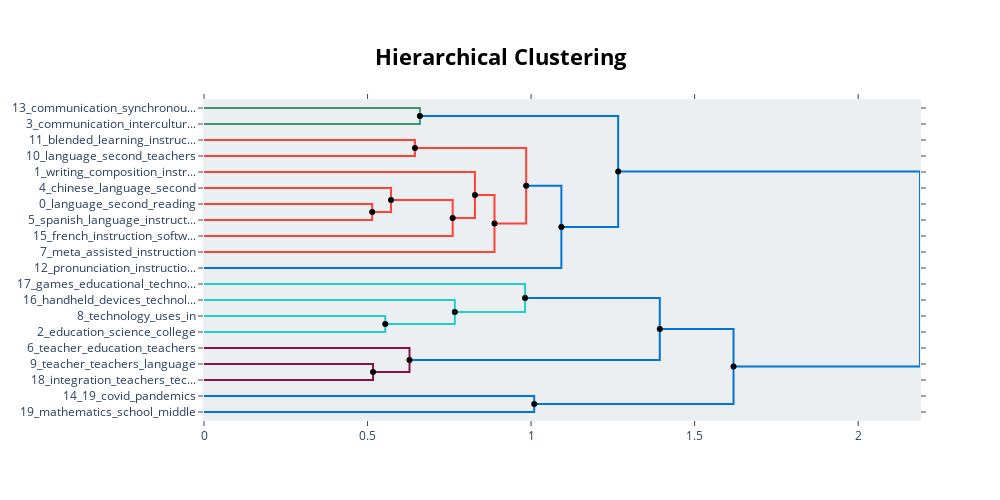

Source (notebook cell):
### Code cell
hierarchical_topics = model.hierarchical_topics(docs)
model.visualize_hierarchy(hierarchical_topics=hierarchical_topics)

### Figure 1 — Plotly figure (JSON) as saved in the notebook; plotly's stock layout.template omitted (floating-point values rounded to 4 significant figures)
{"data": [{"hoverinfo": "text", "marker": {"color": "rgb(61,153,112)"}, "mode": "lines", "text": ["communication_synchronous_mediated_analysis_computer", "", "", "communication_intercultural_cultural_mediated_awareness"], "type": "scatter", "x": [0, 0.6601, 0.6601, 0], "xaxis": "x", "y": [-5, -5, -15, -15], "yaxis": "y"}, {"hoverinfo": "text", "marker": {"color": "rgb(255,65,54)"}, "mode": "lines", "text": ["language_second_reading_tests_english", "", "", "spanish_language_instruction_second_students"], "type": "scatter", "x": [0, 0.6449, 0.6449, 0], "xaxis": "x", "y": [-25, -25, -35, -35], "yaxis": "y"}, {"hoverinfo": "text", "marker": {"color": "rgb(255,65,54)"}, "mode": "lines", "text": ["chinese_language_second_learning_mandarin", "", "", "language_second_reading_tests_instruction"], "type": "scatter", "x": [0, 0.5141, 0.5141, 0], "xaxis": "x", "y": [-65, -65, -75, -75], "yaxis": "y"}, {"hoverinfo": "text", "marker": {"color": "rgb(255,65,54)"}, "mode": "lines", "text": ["language_second_instruction_tests_reading", "", "", "french_instruction_software_language_computer"], "type": "scatter", "x": [0, 0.5718, 0.5718, 0.5141], "xaxis": "x", "y": [-55, -55, -70, -70], "yaxis": "y"}, {"hoverinfo": "text", "marker": {"color": "rgb(255,65,54)"}, "mode": "lines", "text": ["writing_composition_instruction_second_language", "", "", "language_second_instruction_tests_learning"], "type": "scatter", "x": [0.5718, 0.7604, 0.7604, 0], "xaxis": "x", "y": [-62.5, -62.5, -85, -85], "yaxis": "y"}, {"hoverinfo": "text", "marker": {"color": "rgb(255,65,54)"}, "mode": "lines", "text": ["language_second_teachers_attitudes_student", "", "", "blended_learning_instructional_students_foreign"], "type": "scatter", "x": [0, 0.8284, 0.8284, 0.7604], "xaxis": "x", "y": [-45, -45, -73.75, -73.75], "yaxis": "y"}, {"hoverinfo": "text", "marker": {"color": "rgb(255,65,54)"}, "mode": "lines", "text": ["language_writing_second_instruction_learning", "", "", "learning_blended_language_second_student"], "type": "scatter", "x": [0.8284, 0.8881, 0.8881, 0], "xaxis": "x", "y": [-59.38, -59.38, -95, -95], "yaxis": "y"}, {"hoverinfo": "text", "marker": {"color": "rgb(255,65,54)"}, "mode": "lines", "text": ["meta_assisted_instruction_computer_educational", "", "", "language_second_writing_instruction_learning"], "type": "scatter", "x": [0.6449, 0.9849, 0.9849, 0.8881], "xaxis": "x", "y": [-30, -30, -77.19, -77.19], "yaxis": "y"}, {"hoverinfo": "text", "marker": {"color": "rgb(0,116,217)"}, "mode": "lines", "text": ["language_second_writing_instruction_learning", "", "", "pronunciation_instruction_second_language_groups"], "type": "scatter", "x": [0.9849, 1.093, 1.093, 0], "xaxis": "x", "y": [-53.59, -53.59, -105, -105], "yaxis": "y"}, {"hoverinfo": "text", "marker": {"color": "rgb(0,116,217)"}, "mode": "lines", "text": ["communication_intercultural_mediated_cultural_language", "", "", "language_second_instruction_writing_learning"], "type": "scatter", "x": [0.6601, 1.266, 1.266, 1.093], "xaxis": "x", "y": [-10, -10, -79.3, -79.3], "yaxis": "y"}, {"hoverinfo": "text", "marker": {"color": "rgb(35,205,205)"}, "mode": "lines", "text": ["mathematics_school_middle_education_problem", "", "", "19_covid_pandemics_closing_education"], "type": "scatter", "x": [0, 0.5542, 0.5542, 0], "xaxis": "x", "y": [-135, -135, -145, -145], "yaxis": "y"}, {"hoverinfo": "text", "marker": {"color": "rgb(35,205,205)"}, "mode": "lines", "text": ["teacher_teachers_language_education_second", "", "", "integration_teachers_technology_teacher_content"], "type": "scatter", "x": [0, 0.7668, 0.7668, 0.5542], "xaxis": "x", "y": [-125, -125, -140, -140], "yaxis": "y"}, {"hoverinfo": "text", "marker": {"color": "rgb(35,205,205)"}, "mode": "lines", "text": ["teacher_education_teachers_technology_school", "", "", "teacher_teachers_technology_pedagogical_content"], "type": "scatter", "x": [0, 0.9816, 0.9816, 0.7668], "xaxis": "x", "y": [-115, -115, -132.5, -132.5], "yaxis": "y"}, {"hoverinfo": "text", "marker": {"color": "rgb(133,20,75)"}, "mode": "lines", "text": ["mathematics_19_covid_pandemics_school", "", "", "teacher_teachers_education_technology_preservice"], "type": "scatter", "x": [0, 0.5168, 0.5168, 0], "xaxis": "x", "y": [-165, -165, -175, -175], "yaxis": "y"}, {"hoverinfo": "text", "marker": {"color": "rgb(133,20,75)"}, "mode": "lines", "text": ["education_science_college_educational_computer", "", "", "technology_uses_in_education_educational"], "type": "scatter", "x": [0, 0.6283, 0.6283, 0.5168], "xaxis": "x", "y": [-155, -155, -170, -170], "yaxis": "y"}, {"hoverinfo": "text", "marker": {"color": "rgb(0,116,217)"}, "mode": "lines", "text": ["education_technology_college_educational_student", "", "", "handheld_devices_technology_student_differences"], "type": "scatter", "x": [0.9816, 1.393, 1.393, 0.6283], "xaxis": "x", "y": [-123.8, -123.8, -162.5, -162.5], "yaxis": "y"}, {"hoverinfo": "text", "marker": {"color": "rgb(0,116,217)"}, "mode": "lines", "text": ["education_technology_college_student_educational", "", "", "games_educational_technology_video_game"], "type": "scatter", "x": [0, 1.009, 1.009, 0], "xaxis": "x", "y": [-185, -185, -195, -195], "yaxis": "y"}, {"hoverinfo": "text", "marker": {"color": "rgb(0,116,217)"}, "mode": "lines", "text": ["teacher_teachers_education_technology_school", "", "", "education_technology_educational_student_college"], "type": "scatter", "x": [1.393, 1.619, 1.619, 1.009], "xaxis": "x", "y": [-143.1, -143.1, -190, -190], "yaxis": "y"}, {"hoverinfo": "text", "marker": {"color": "rgb(0,116,217)"}, "mode": "lines", "text": ["language_second_instruction_learning_writing", "", "", "education_technology_educational_teacher_student"], "type": "scatter", "x": [1.266, 2.189, 2.189, 1.619], "xaxis": "x", "y": [-44.65, -44.65, -166.6, -166.6], "yaxis": "y"}, {"hoverinfo": "text", "hovertext": ["writing_composition_instruction_second_language", "language_writing_second_instruction_learning", "meta_assisted_instruction_computer_educational", "language_second_writing_instruction_learning", "communication_intercultural_mediated_cultural_language", "education_technology_college_educational_student", "teacher_teachers_education_technology_school", "language_second_instruction_learning_writing"], "marker": {"color": "black"}, "mode": "markers", "showlegend": false, "type": "scatter", "x": [0.5718, 0.8284, 0.6449, 0.9849, 0.6601, 0.9816, 1.393, 1.266], "y": [-62.5, -59.38, -30, -53.59, -10, -123.8, -143.1, -44.65]}, {"hoverinfo": "text", "hovertext": ["french_instruction_software_language_computer", "blended_learning_instructional_students_foreign", "language_second_writing_instruction_learning", "language_second_instruction_writing_learning", "integration_teachers_technology_teacher_content", "teacher_teachers_technology_pedagogical_content", "technology_uses_in_education_educational", "handheld_devices_technology_student_differences", "education_technology_educational_student_college", "education_technology_educational_teacher_student"], "marker": {"color": "black"}, "mode": "markers", "showlegend": false, "type": "scatter", "x": [0.5141, 0.7604, 0.8881, 1.093, 0.5542, 0.7668, 0.5168, 0.6283, 1.009, 1.619], "y": [-70, -73.75, -77.19, -79.3, -140, -132.5, -170, -162.5, -190, -166.6]}], "layout": {"autosize": false, "height": 500, "hoverlabel": {"bgcolor": "white", "font": {"family": "Rockwell", "size": 16}}, "hovermode": "closest", "plot_bgcolor": "#ECEFF1", "showlegend": false, "title": {"font": {"color": "Black", "size": 22}, "text": "<b>Hierarchical Clustering</b>", "x": 0.5, "xanchor": "center", "yanchor": "top"}, "width": 1000, "xaxis": {"mirror": "allticks", "rangemode": "tozero", "showgrid": false, "showline": true, "showticklabels": true, "ticks": "outside", "type": "linear", "zeroline": false}, "yaxis": {"mirror": "allticks", "range": [-200, 0], "rangemode": "tozero", "showgrid": false, "showline": true, "showticklabels": true, "tickmode": "array", "ticks": "outside", "ticktext": ["13_communication_synchronou...", "3_communication_intercultur...", "11_blended_learning_instruc...", "10_language_second_teachers", "1_writing_composition_instr...", "4_chinese_language_second", "0_language_second_reading", "5_spanish_language_instruct...", "15_french_instruction_softw...", "7_meta_assisted_instruction", "12_pronunciation_instructio...", "17_games_educational_techno...", "16_handheld_devices_technol...", "8_technology_uses_in", "2_education_science_college", "6_teacher_education_teachers", "9_teacher_teachers_language", "18_integration_teachers_tec...", "14_19_covid_pandemics", "19_mathematics_school_middle"], "tickvals": [-5, -15, -25, -35, -45, -55, -65, -75, -85, -95, -105, -115, -125, -135, -145, -155, -165, -175, -185, -195], "type": "linear", "zeroline": false}}}
